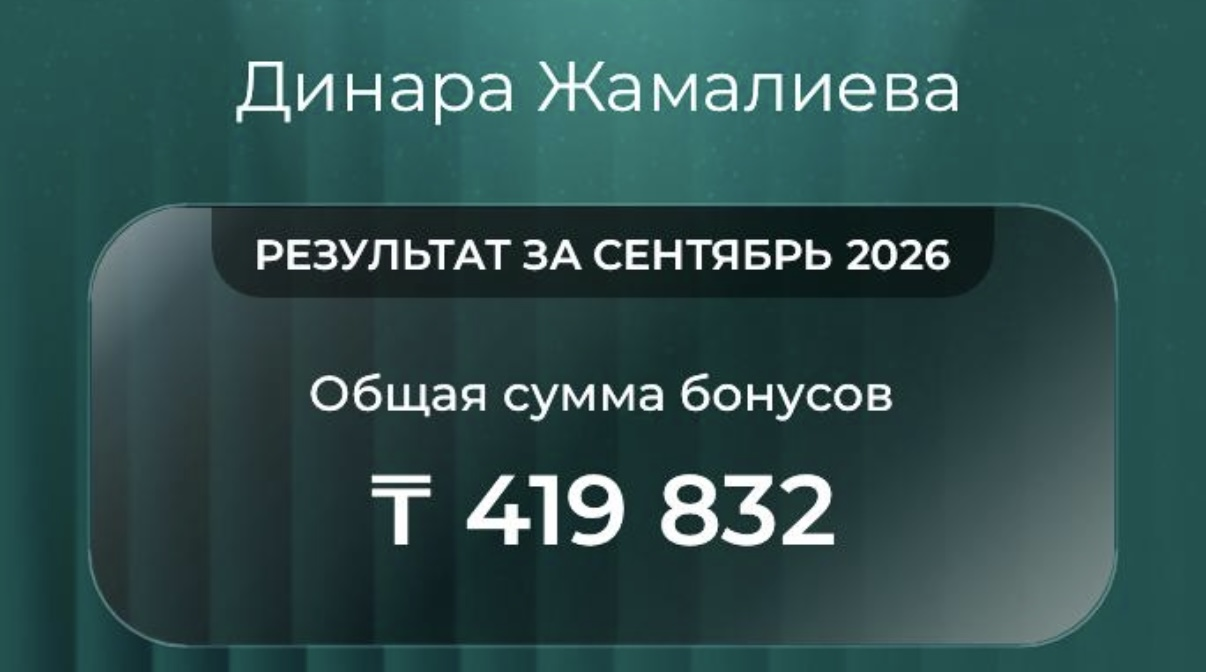
#> input picture maxkallaway/projects/video2/img/sept.jpg, 1206 x 672 px
$ python -i render.py   (imports and definitions only)
#> lines starting #> are read from the running program, lines starting #| are printed output that depends on the picture; after the words box and inside, x2 and y2 are one past the last pixel; in counts of white or black regions, pixels touching at a corner belong together
# Overlay рендері: қызыл хук + 2–3 сөздік субтитр + B-roll карточкалар + фото. RGBA кадрлар ffmpeg-ке pipe арқылы.
import sys, math, subprocess
from PIL import Image, ImageDraw, ImageFont, ImageFilter
from config import *
W,H,FPS = 1080,1920,30
# [1 line that did not run here, left out]
FB = '/usr/share/fonts/opentype/inter/Inter-Black.otf'
FX = '/usr/share/fonts/opentype/inter/Inter-ExtraBold.otf'
EMO = ImageFont.truetype('/usr/share/fonts/truetype/noto/NotoColorEmoji.ttf', 109)
f = lambda p,s: ImageFont.truetype(p, s)

# --- уақыт картасы (бастапқы -> қиылған)
keep=[];t=0.0
# [2 lines not run here, left out]
def m(ts):
#> called with ts = 45.45
    o=0
    for a,b in keep:
        if ts<a: return o
        if ts<=b: return o+ts-a
        o+=b-a
    return o
words=[]
# [2 lines not run here, left out]
DUR = m(END)
def wt(key):  # кілт сөздің бірінші кездесуі
    return next(s for w,s,e in words if w==key)

# --- субтитр топтары (2–3 сөз, сөйлем соңында үзіледі)
groups=[];cur=[]
# [6 lines not run here, left out]

def ease(x): x=max(0,min(1,x)); return 1-(1-x)**3
def pop(x):  # overshoot
    x=max(0,min(1,x)); c=1.70158; return 1+(c+1)*(x-1)**3+c*(x-1)**2

# [13 lines left out: functions text_img, emoji_img, not called in this run]

def pill(content_w, h, col, r=None):
    im=Image.new('RGBA',(content_w,h)); ImageDraw.Draw(im).rounded_rectangle((0,0,content_w-1,h-1),r or h//2,fill=col); return im

# [6 lines left out: function paste_c, not called in this run]

# --- кэштер
SUBF=f(FB,76)
sub_cache={}
# [17 lines left out: functions sub_img, hook_img, not called in this run]
# [1 line that did not run here, left out]

# [9 lines left out: functions card_emo, card_num, not called in this run]
def card_photo(path):
#> called with path = 'img/sept.jpg'
    im=Image.open(path).convert('RGBA'); r=780/im.width; im=im.resize((780,int(im.height*r)),Image.LANCZOS)
#> after `r = 780 / im.width`: r = 0.647
    mask=Image.new('L',im.size); ImageDraw.Draw(mask).rounded_rectangle((0,0,im.width-1,im.height-1),36,fill=255); im.putalpha(mask)
#> after `mask = Image.new('L', im.size)`: mask: PIL image 780x434 L; every value is 0
#> after `ImageDraw.Draw(mask).rounded_rectangle((0, 0, im.width - 1, im.height `:
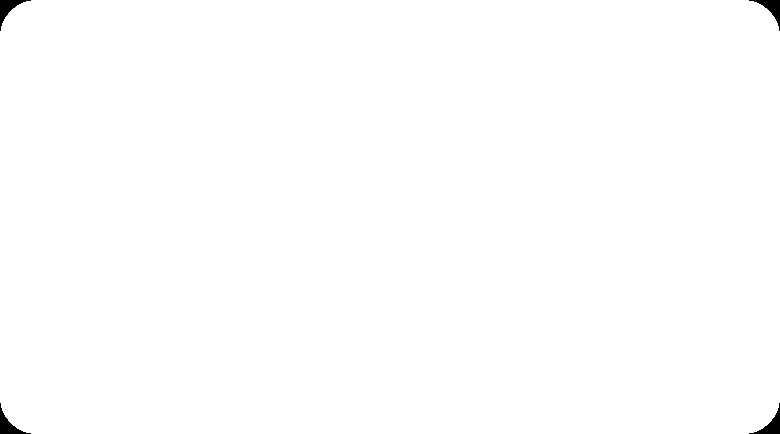
#> mask: PIL image 780x434 L; 99.7% white; 4 black regions, box (x1, y1, x2, y2) and area: (0, 0, 31, 31) 287, (749, 0, 780, 31) 287, (0, 403, 31, 434) 287, (749, 403, 780, 434) 287
    c=Image.new('RGBA',(im.width+60,im.height+60)); sh=Image.new('RGBA',c.size); ImageDraw.Draw(sh).rounded_rectangle((30,40,im.width+30,im.height+40),36,fill=(0,0,0,170))
#> after `c = Image.new('RGBA', (im.width + 60, im.height + 60))`: c: PIL image 840x494 RGBA; every value is 0
#> after `ImageDraw.Draw(sh).rounded_rectangle((30, 40, im.width + 30, im.height`:
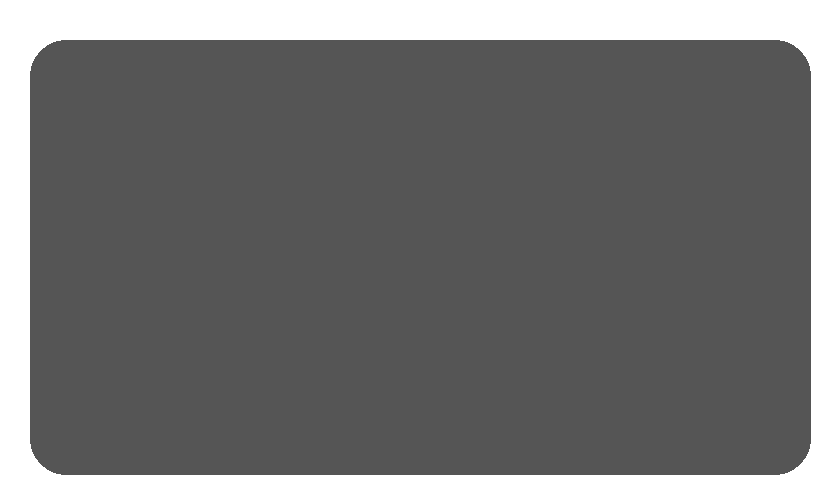
#> sh: PIL image 840x494 RGBA; mean R, G, B, A 0, 0, 0, 138.7; transparent parts drawn white
    c.alpha_composite(sh.filter(ImageFilter.GaussianBlur(14))); c.alpha_composite(im,(30,30)); return c
#> after `c.alpha_composite(sh.filter(ImageFilter.GaussianBlur(14)))`:
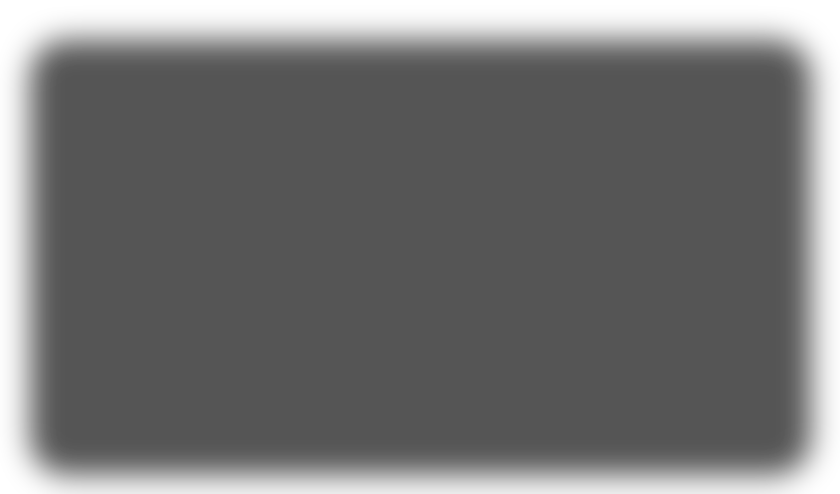
#> c: PIL image 840x494 RGBA; mean R, G, B, A 0, 0, 0, 138.6; transparent parts drawn white
#> after `c.alpha_composite(im, (30, 30))`:
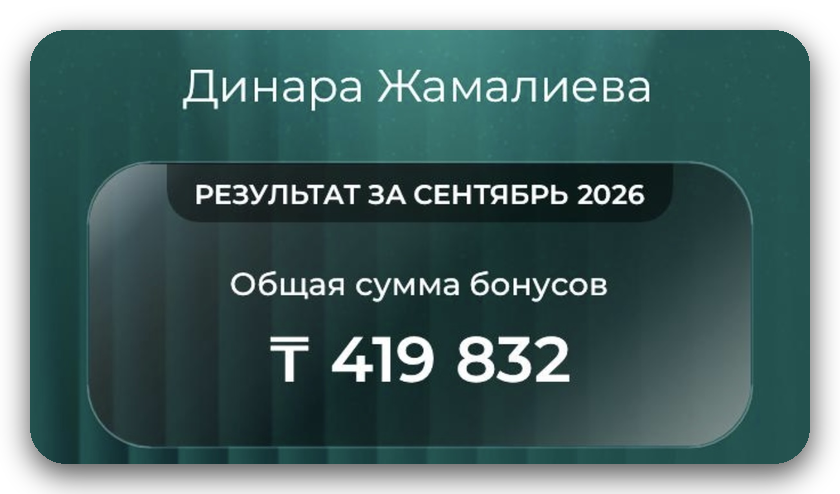
#> c: PIL image 840x494 RGBA; mean R, G, B, A 39.5, 65.6, 64.7, 213.8; transparent parts drawn white
def chip(txt):
    t=text_img('✓ '+txt if False else txt,f(FX,56),(255,255,255),0,shadow=False); p=pill(t.width+50,t.height+10,(20,120,110,235),36); p.alpha_composite(t,(25,5)); return p

cards=[]
# [7 lines not run here, left out]
# фото: екіншісі біріншінің үстіне сәл төмен түседі; бірінші екіншісі шыққанша тұрады
# [1 line that did not run here, left out]

SUB_Y=1400; CARD_Y=500
# [27 lines left out: function frame, not called in this run]

# [3 lines that did not run here, left out]
# [2 lines not run here, left out]
# [1 line that did not run here, left out]
# [3 lines not run here, left out]

>>> result = card_photo('img/sept.jpg')
